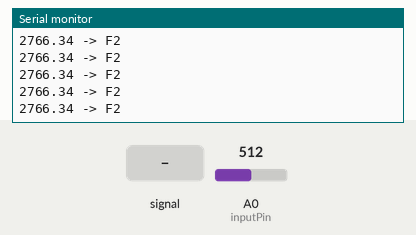
Bench run of a sketch on a simulated Arduino Uno, built with avr-gcc and run on an emulated ATmega328P. On the bench: the last lines printed to the serial monitor. Inputs (shaded band) come from the test bench; at power-on: A0 (inputPin) = 512.

Above: at 1.2 s.
1.3 s: A0 (inputPin) fed a 200 Hz sine of ±81 counts around its level
At 1.75 s:
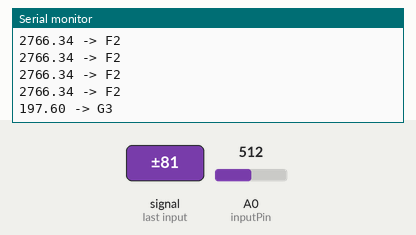
3.5 s: A0 (inputPin) set to 359
At 3.59 s:
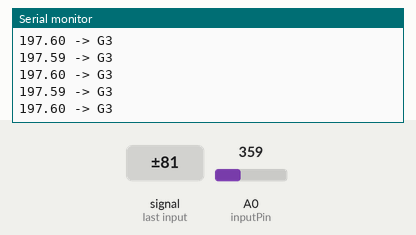
6.5 s: A0 (inputPin) set to 379
At 6.82 s:
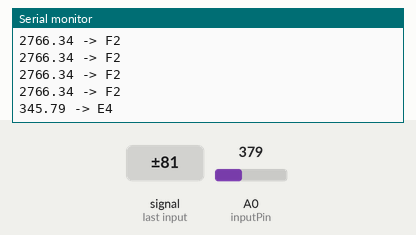
8.1 s: A0 (inputPin) set to 0
At 10.3 s:
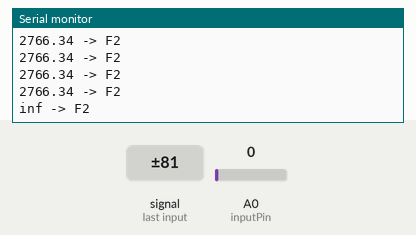
Timing chart, 0 to 11.8 s (numbered marks = the images above; inputs shaded):
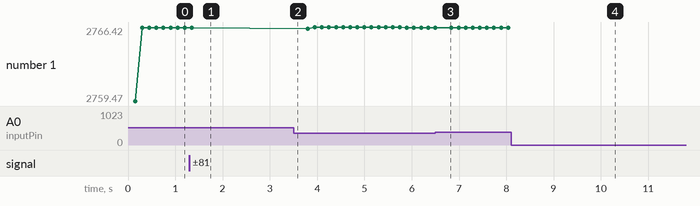

Measured:
- after the input at 1.3 s, the serial monitor: prints a new line after 0.28 s (image 1)
- after the input at 6.5 s, the serial monitor: prints a new line after 0.19 s (image 3)
- after the input at 8.1 s, the serial monitor: prints a new line after 1.2 s (image 4)

The sketch:

sketch.ino
```cpp
const short MaxSampelingSize = 360;
const short proccessSize = MaxSampelingSize / 2;
const short inputPin = A0;
long micros1,micros2;

short input[MaxSampelingSize];
long cor[proccessSize];

short cnt;
short epsilon;
short threshold;
long T;
long test = 0;

float answer;

void setup() {
  // put your setup code here, to run once:
  pinMode(inputPin, INPUT);

  cnt = 0;
  epsilon = 2;
  threshold = 300;
/**/
  Serial.begin(9600);
  // prints title with ending line break
  Serial.println("Meysam & Amirhossein proudly presents:");
  Serial.println("Music note detector");
  /**/

}

void loop() {
  if(cnt == 0) micros1 = micros();
  if(cnt == MaxSampelingSize-1) micros2 = micros();
  input[cnt] = analogRead(inputPin);
  delayMicroseconds(250);
  /**
  Serial.print("On ");
  Serial.print(cnt);
  Serial.print("read: ");
  Serial.println(input[cnt]);
  /**/
  //In the proceeding code, we assusme that the input array is filled with the right data
  cnt++;
  if(cnt == MaxSampelingSize){
      T = findT(0);
      /**
      Serial.println(micros1);
      Serial.println(micros2);
      Serial.println(T);
      /**/
      outputFunction(T);
      cnt = 0;
  }

}

long findT(short j){
  cor[0] = autocorrelation(j,0);
  cor[1] = autocorrelation(j,1);
  for(short i = 2 ; i < proccessSize ; i++){
      cor[i] = autocorrelation(j,i);
      if(cor[i-1] > threshold && (cor[i-1]-cor[i-2] > -epsilon && cor[i-1]-cor[i] > -epsilon)){
          return i-1;
      }
  }
}

short rightJ(short j, short i){
  return((j+i+MaxSampelingSize)%MaxSampelingSize);
}

long autocorrelation(short j ,short t0){
  long ret = 0;
  long tmp1,tmp2;
  for(short i = 0 ; i < proccessSize ; i++){
    tmp1 = input[rightJ(j,i)];
    tmp2 = input[rightJ(j,i+t0)];
    ret += tmp1 * tmp2;
  }
  return ret;
}

void outputFunction(long T){

    float timeSt = micros2 - micros1;
    timeSt = MaxSampelingSize / timeSt;
    timeSt *= 1000000;
    answer = T;
    answer = 1 / answer;
    answer *= timeSt;

    Serial.print(answer);
    Serial.print(" -> ");

    char* note;
    if(answer >= 85 && answer < 92.50)
         note = "F2";
    if(answer >= 92.5 && answer < 98)
         note = "F#2/Gb2";
    if(answer >= 98 && answer < 103.83)
         note = "G2";
    if(answer >= 103.83 && answer < 110.00)
         note = "G#2/Ab2";
    if(answer >= 110.00 && answer < 116.54)
         note = "A2";
    if(answer >= 116.54 && answer < 123.47)
         note = "A#2/Bb2";
    if(answer >= 123.47 && answer < 130.81)
         note = "B2";
    if(answer >= 130.81 && answer < 138.59)
         note = "C3";
    if(answer >= 138.59 && answer < 146.83)
         note = "C#3/Db3";
    if(answer >= 146.83 && answer < 155.56)
         note = "D3";
    if(answer >= 155.56 && answer < 164.81)
         note = "D#3/Eb3";
    if(answer >= 164.81 && answer < 174.61)
         note = "E3";
    if(answer >= 174.61 && answer < 185.00)
         note = "F3";
    if(answer >= 185.00 && answer < 196.00)
         note = "F#3/Gb3";
    if(answer >= 196.00 && answer < 207.65)
         note = "G3";
    if(answer >= 207.65 && answer < 220.00)
         note = "G#3/Ab3";
    if(answer >= 220.00 && answer < 233.08)
         note = "A3";
    if(answer >= 233.08 && answer < 246.94)
         note = "A#3/Bb3";
    if(answer >= 246.94 && answer < 261.63)
         note = "B3";
    if(answer >= 261.63 && answer < 277.18)
         note = "C4";
    if(answer >= 277.18 && answer < 293.63)
         note = "C#4/Db4";
    if(answer >= 293.63 && answer < 311.13)
         note = "D4";
    if(answer >= 311.13 && answer < 329.63)
         note = "D#4/Eb4";
    if(answer >= 329.63 && answer < 349.23)
         note = "E4";
    if(answer >= 349.23 && answer < 369.99)
         note = "F4";
    Serial.println(note);
}
```
